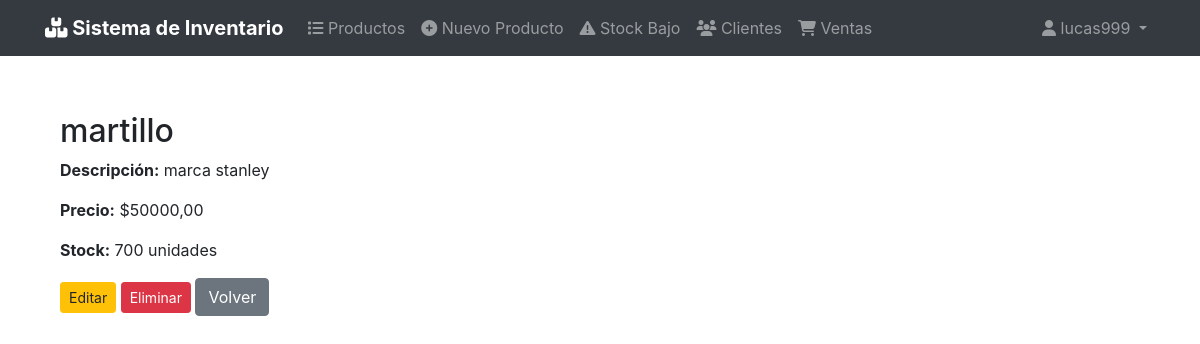
/2/ (signed in), run on the app's committed database.
### productos/models.py (models this page shows, shortened)
class Producto(models.Model):
    sku = models.CharField(max_length=20, unique=True, verbose_name="SKU")
    nombre = models.CharField("Nombre", max_length=50)
    descripcion = models.CharField("Descripcion", max_length=200)
    categoria = models.ForeignKey(
    Categoria,
    on_delete=models.SET_NULL,
    null=True,
    blank=True,
    verbose_name="Rubro / Categoría"
)
    precio = models.DecimalField("Precio", max_digits=10, decimal_places=2)
    stock = models.IntegerField(default=0)
    stock_minimo = models.IntegerField(default=5, verbose_name="Stock Mínimo")
    imagen = models.ImageField(
        "Imagen",
        upload_to=get_image_path,
        validators=[validate_image_size],
        blank=True,
        null=True,
        help_text="Formatos permitidos: jpg, png, gif. Tamaño máximo: 5MB"
    )
    fecha_creacion = models.DateTimeField("Fecha de creación", auto_now_add=True)
    fecha_actualizacion = models.DateTimeField("Fecha de actualización", auto_now=True)
    class Meta:
        verbose_name = 'Producto'
        verbose_name_plural = 'Productos'
        ordering = ['nombre']

### productos/views.py (the view)
# urls.py: path('<int:pk>/', views.producto_detail, name='producto_detail'),
@login_required
def producto_detail(request, pk):
    producto = get_object_or_404(Producto, pk=pk)
    return render(request, 'productos/producto_detail.html', {'producto': producto})

### templates/productos/producto_detail.html
{% extends 'base.html' %}
{% block content %}
<div class="container mt-4">
  <h2>{{ producto.nombre }}</h2>
  <p><strong>Descripción:</strong> {{ producto.descripcion|default:"Sin descripción" }}</p>
  <p><strong>Precio:</strong> ${{ producto.precio }}</p>
  <p><strong>Stock:</strong> {{ producto.stock }} unidades</p>
  <a class="btn btn-sm btn-warning" href="{% url 'productos:producto_update' producto.pk %}">Editar</a>
  <a class="btn btn-sm btn-danger" href="{% url 'productos:producto_delete' producto.pk %}">Eliminar</a>
  <a class="btn btn-secondary" href="{% url 'productos:producto_list' %}">Volver</a>
</div>
{% endblock %}

### templates/base.html (shortened to what this page needs)
{% load bootstrap4 %}
{% load static %}
<!DOCTYPE html>
<html lang="es">
<head>
    {% bootstrap_css %}
    <link rel="stylesheet" href="https://cdnjs.cloudflare.com/ajax/libs/font-awesome/6.5.0/css/all.min.css">
</head>
<body>
    <nav class="navbar navbar-expand-lg navbar-dark bg-dark">
        <div class="container">
            <a class="navbar-brand" href="{% url 'productos:producto_list' %}">
                <i class="fas fa-boxes"></i> Sistema de Inventario
            </a>
            <div class="collapse navbar-collapse" id="navbarNav">
                <ul class="navbar-nav mr-auto">
                    {% if perms.productos.view_producto %}
                        <li class="nav-item">
                            <a class="nav-link" href="{% url 'productos:producto_list' %}">
                                <i class="fas fa-list"></i> Productos
                            </a>
                        </li>
                        <li class="nav-item">
                            <a class="nav-link" href="{% url 'productos:producto_create' %}">
                                <i class="fas fa-plus-circle"></i> Nuevo Producto
                            </a>
                        </li>
                        <li class="nav-item">
                            <a class="nav-link" href="{% url 'productos:stock_bajo_list' %}">
                                <i class="fas fa-exclamation-triangle"></i> Stock Bajo
                            </a>
                        </li>
                    {% endif %}
                    {% if perms.clientes.view_cliente %}
                        <li class="nav-item">
                            <a class="nav-link" href="{% url 'clientes:cliente_list' %}">
                                <i class="fas fa-users"></i> Clientes
                            </a>
                        </li>
                    {% endif %}
                    {% if perms.ventas.view_venta %}
                        <li class="nav-item">
                            <a class="nav-link" href="{% url 'venta_list' %}">
                                <i class="fas fa-shopping-cart"></i> Ventas
                            </a>
                        </li>
                    {% endif %}
                </ul>
                <ul class="navbar-nav ml-auto">
                    {% if user.is_authenticated %}
                        <li class="nav-item dropdown">
                            <a class="nav-link dropdown-toggle" href="#" id="userDropdown" role="button"
                               data-toggle="dropdown" aria-haspopup="true" aria-expanded="false">
                                <i class="fas fa-user"></i> {{ user.username }}
                            </a>
                        </li>
                    {% else %}
                        <li class="nav-item">
                            <a class="nav-link" href="{% url 'account_login' %}">
                                <i class="fas fa-sign-in-alt"></i> Iniciar sesión
                            </a>
                        </li>
                    {% endif %}
                </ul>
            </div>
        </div>
    </nav>
    <div class="container mt-4">
        <div class="d-flex justify-content-between align-items-center mb-4">
        </div>
        {% block content %}{% endblock %}
    </div>
</body>
</html>

### templates/base.html (style rules this page uses)
.navbar-brand { font-weight: bold; }

### data on the page
Producto: nombre "martillo", descripcion "marca stanley", precio "50000,00", stock "700"

### other printed values
{{ user.username }} "lucas999"
